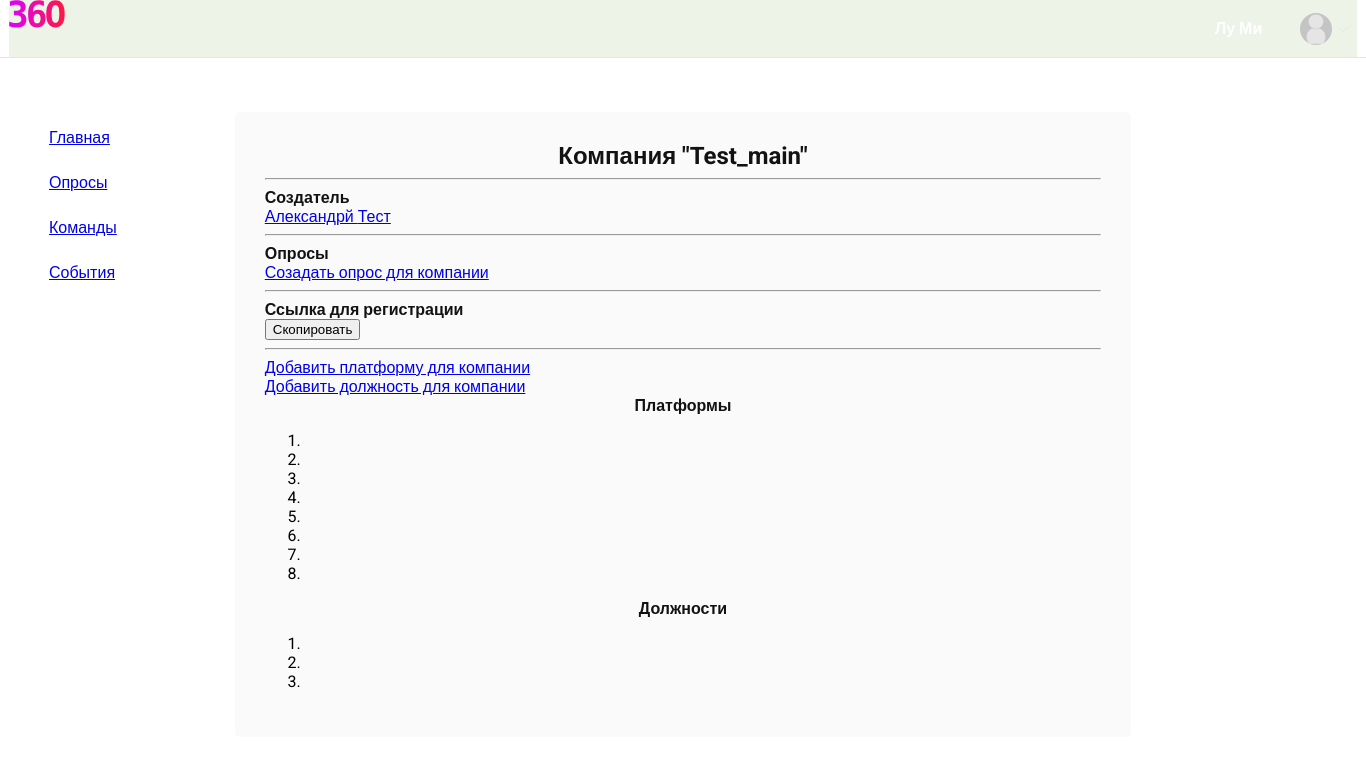
The page /company_view/ (signed in) on the database as committed earlier.
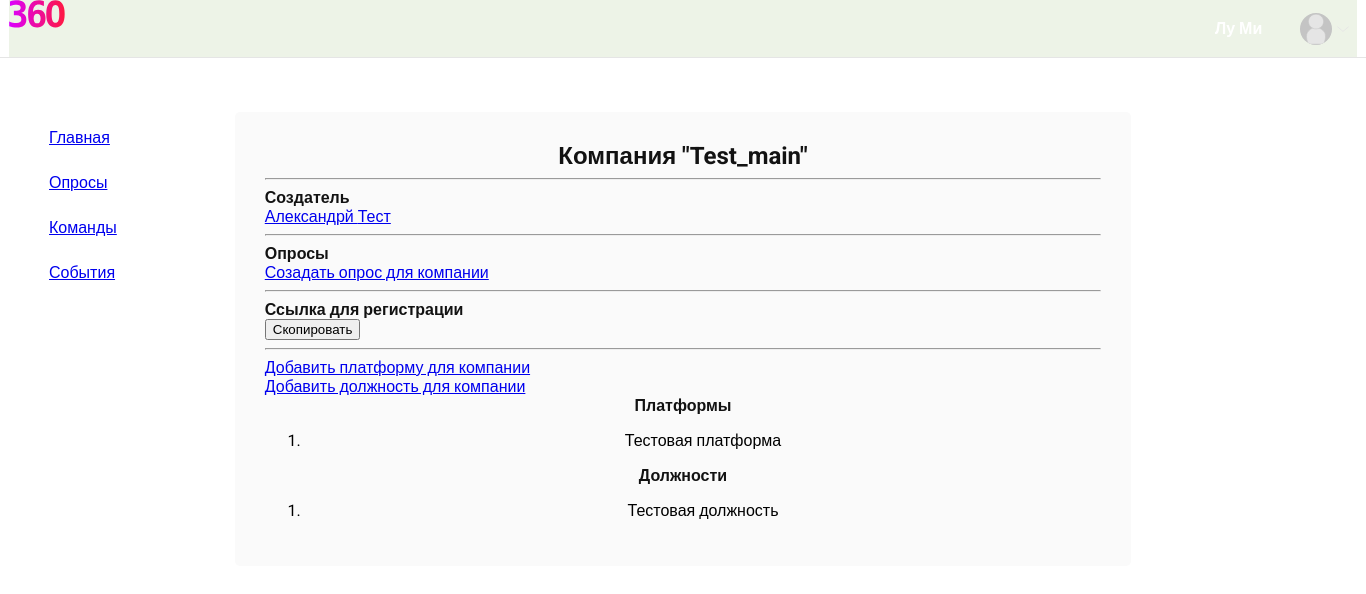
The same page on the database as committed later.
### main/models.py (models this page shows, shortened)
class Company(models.Model):
    name = models.CharField(max_length=20)
    owner = models.OneToOneField(User, on_delete=models.CASCADE)
    key = models.CharField(max_length=36, unique=True, default='')
    objects = models.Manager()
    class Meta:
        db_table = "Company"

class Profile (models.Model):
    user = models.OneToOneField(User, on_delete=models.CASCADE)
    fullname = models.CharField(max_length=150, default='')
    name = models.CharField(max_length=50, default='')
    surname = models.CharField(max_length=50, default='')
    patronymic = models.CharField(max_length=50, default='')
    company = models.ForeignKey('Company', on_delete=models.CASCADE, null=True)
    platform = models.ForeignKey('PlatformCompany', on_delete=models.CASCADE, null=True)
    position = models.ForeignKey('PositionCompany', on_delete=models.CASCADE, null=True)
    groups = models.ManyToManyField('Group', null=True)
    email_is_validate = models.BooleanField(default=False)
    objects = models.Manager()
    class Meta:
        db_table = "Profile"

class PlatformCompany(models.Model):
    name = models.CharField(max_length=100, default='')
    company = models.ForeignKey(Company, on_delete=models.CASCADE)
    objects = models.Manager()
    class Meta:
        db_table = "Platforms in company"
    def __str__(self):
        return '{}'.format(self.name)

class PositionCompany (models.Model):
    name = models.CharField(max_length=100, default='')
    company = models.ForeignKey(Company, on_delete=models.CASCADE)
    objects = models.Manager()
    class Meta:
        db_table = "Positions in company"
    def __str__(self):
        return '{}'.format(self.name)

### main/views/company_views.py (the view)
# urls.py: path('company_view/', company_views.company_view, name='company_view'),
def company_view(request):
    if auth.get_user(request).is_anonymous:
        return redirect('/')
    profile = get_user_profile(request)
    company = profile.company
    if company is None:
        return redirect('/communications/')
    args = {
        'title': company.name,
        'positions': PositionCompany.objects.filter(company=company),
        'platforms': PlatformCompany.objects.filter(company=company),
        'company_name': company.name,
        'owner': {'pk': company.owner.profile.pk,
                  'name': company.owner.profile.name,
                  'surname': company.owner.profile.surname},
        'link_to_enter': request.scheme + "://" + request.get_host() + "/invite/c/" + company.key,
    }
    return render(request, 'main/companies/company_view.html', args)

### main/views/auxiliary_general_methods.py (called while the page is built)
def get_user_profile(request):
    user = auth.get_user(request)
    return Profile.objects.get(user=user)

### main/templates/main/companies/company_view.html (shortened to what this page needs)
{% extends 'main/wrapper.html' %}
{% load static %}
{% block content-user %}
    <div class="row">
        <div class="col-md-12 rounded-block">
            <div>
                <h2 style="text-align: center">Компания "{{ company_name }}"</h2>
                <hr>
                <div class="row">
                    <div class="col-md-6">
                        <div>
                            <h4>Создатель</h4>
                            <a href="{% url 'main:profile' owner.pk %}">{{ owner.name }} {{ owner.surname }}</a>
                        </div>
                        <hr>
                        <div>
                            <h4>Опросы</h4>
                            <a href="{% url 'main:respondent_choice_company' %}">Созадать опрос для компании</a>
                        </div>
                        <hr>
                        {% if link_to_enter %}
                            <div>
                                <h4>Ссылка для регистрации</h4>
                                <div>
                                    <button class="btn btn-secondary" onclick="copyText('#linkToEnter')">Скопировать
                                    </button>
                                </div>
                            </div>
                            <hr>
                            <div>
                                <a href="{% url 'main:add_new_platform_in_company' %}">Добавить платформу для
                                    компании</a>
                                <br>
                                <a href="{% url 'main:add_new_position_in_company' %}">Добавить должность для
                                    компании</a>
                            </div>
                        {% endif %}
                    </div>
                    <div class="col-md-6">
                        <div style="text-align: center">
                            {% if platforms %}
                                <h4>Платформы</h4>
                                <ol>
                                    {% for platform in platforms %}
                                        <li>
                                            {{ platform }}
                                        </li>
                                    {% endfor %}
                                </ol>
                            {% endif %}
                        </div>
                        <div style="text-align: center">
                            <h4 style="text-align: center">Должности</h4>
                            {% if positions %}
                                <ol>
                                    {% for position in positions %}
                                        <li>
                                            {{ position }}
                                        </li>
                                    {% endfor %}
                                </ol>
                            {% else %}
                                <i><a href="{% url 'main:add_new_position_in_company' %}">Необходимо добавить должности</a></i>
                            {% endif %}
                        </div>
                    </div>
                </div>
            </div>
        </div>
    </div>
{% endblock %}

### main/templates/main/wrapper.html (shortened to what this page needs)
<!DOCTYPE HTML>
<html lang="ru">
<head>
    {% load static %}
    <link rel="stylesheet" href="{% static 'main/css/awesome/css/all.css' %}">
    <link rel="stylesheet" href="{% static 'main/scss/custom.css' %}">
</head>
<body>
<header class="header__container unselectable">
    <div class="header__content">
        <a href="{% url 'main:login' %}" class="header__link">
            <img src="{% static 'main/images/newLogo.svg' %}" alt="logo" class="header__logo">
        </a>
        {% block header-nav %}
            {% include 'main/includes/header_nav.html' %}
        {% endblock %}
    </div>
</header>
<div class="container-main">
    {% if user.is_authenticated %}
        <div class="col-left">
            {% block sidebar-nav %}
                {% include 'main/includes/menu.html' %}
            {% endblock sidebar-nav %}
        </div>
        <div class="col-center">
            {% block content-user %}
            {% endblock content-user %}
        </div>
        <div class="col-right">
        </div>
    {% endif %}
</div>
</body>
</html>

### main/templates/main/includes/header_nav.html (shortened to what this page needs)
{% load static %}
{% if user.is_authenticated %}
    {% if profile1 %}
        <div class="head-menu">
            <div class="head-menu-up">
                <p class="head-menu-name">
                    {{ profile.name }} {{ profile.surname }}
                </p>
                <img src="{{ photo.url }}" alt="" class="head-menu-img">
                <img src="{% static 'main/images/markDown.svg' %}" alt="" class="head-menu-mark">
            </div>
            <div class="head-menu-down">
                <div class="head-menu-items">
                    <div class="head-menu-item" id="head-menu-company">
                        <div class="head-menu-item-text">
                            {{ profile.company.name }}
                        </div>
                    </div>
                    <div class="head-menu-line"></div>
                    <div class="head-menu-item" id="head-menu-settings">Настройки</div>
                    <div class="head-menu-line"></div>
                    <div class="head-menu-item" id="head-menu-logout">Выйти</div>
                </div>
            </div>
        </div>
    {% else %}
        <div class="head-menu">
            <div class="head-menu-up">
                <p class="head-menu-name">
                </p>
                <img src="{% static 'main/images/photo.svg' %}" alt="" class="head-menu-img">
                <img src="{% static 'main/images/markDown.svg' %}" alt="" class="head-menu-mark">
            </div>
        </div>
    {% endif %}
{% endif %}

### main/templates/main/includes/menu.html
<div class="menu-left">
    <ul class="menu unselectable">
        <li class="{{ menu_profile }} menu-item">
            <a class="menu-link" href="{% url 'main:login' %}">Главная</a>
        </li>
        <li class="{{ menu_polls }} menu-item">
            <a class="menu-link" href="{% url 'main:walkthrough_polls_view' %}">Опросы</a>
        </li>
        <li class="{{ menu_settings }} menu-item">
            <a class="menu-link" href="#">Команды</a>
        </li>
        <li class="{{ menu_settings }} menu-item">
            <a class="menu-link" href="#">События</a>
        </li>
    </ul>
</div>

### main/static/main/css/old/custom.css (style rules this page uses)
body { font-family: "Roboto", sans-serif; overflow-y: scroll; }
h1, h2, h3, h4, h5, h6 { margin: 0; color: rgba(0, 0, 0, 0.93); }
.rounded-block { background-color: #fafafa; border-radius: 5px; padding: 30px; height: auto; }
.unselectable { -webkit-touch-callout: none; -webkit-user-select: none; -moz-user-select: none; -ms-user-select: none; user-select: none; }
.header__container { display: flex; flex-direction: row; justify-content: center; background-color: #ffffff; border-bottom: 1px solid #E5E5E5; height: 57px; width: 100vw; position: fixed; top: 0; left: 0; z-index: 100; }
.header__content { width: 1348px; background-color: rgba(78, 133, 26, .1); display: flex; flex-direction: row; justify-content: space-between; }
.head-menu { position: relative; box-sizing: border-box; min-width: 150px; width: auto; height: 57px; }
.head-menu-up { display: flex; flex-direction: row; justify-content: space-between; height: 57px; cursor: pointer; padding: 0 8px; }
.head-menu-name { margin: auto 10px auto 0; padding: 0; font-weight: bold; font-size: 16px; line-height: 19px; color: #FFFFFF; }
.head-menu-img { margin: auto 5px auto auto; width: 32px; height: 32px; object-fit: cover; border-radius: 50%; }
.head-menu-mark { margin: auto 0; width: 12px; height: 12px; }
.container-main { display: flex; flex-direction: row; margin-right: auto; margin-left: auto; width: 1348px; min-height: 100vh; background: white; padding-top: 104px; padding-left: 0; padding-right: 0; box-sizing: border-box; }
.col-left { width: 219px; height: auto; padding-right: 10px; }
.col-center { width: 910px; height: auto; }
.col-right { width: 219px; height: auto; padding-left: 10px; }
.menu-left { position: fixed; width: 204px; padding: 0 0 0 40px; }
.menu { padding: 0; }
.menu-item { list-style-type: none; font-weight: normal; font-size: 16px; line-height: 19px; color: #939393; height: 40px; margin: 5px 0; }

Rows that differ between the two databases and show on the page:
now on this page (row edited): PlatformCompany: name "Тестовая платформа"
added PositionCompany: name "Тестовая должность"
